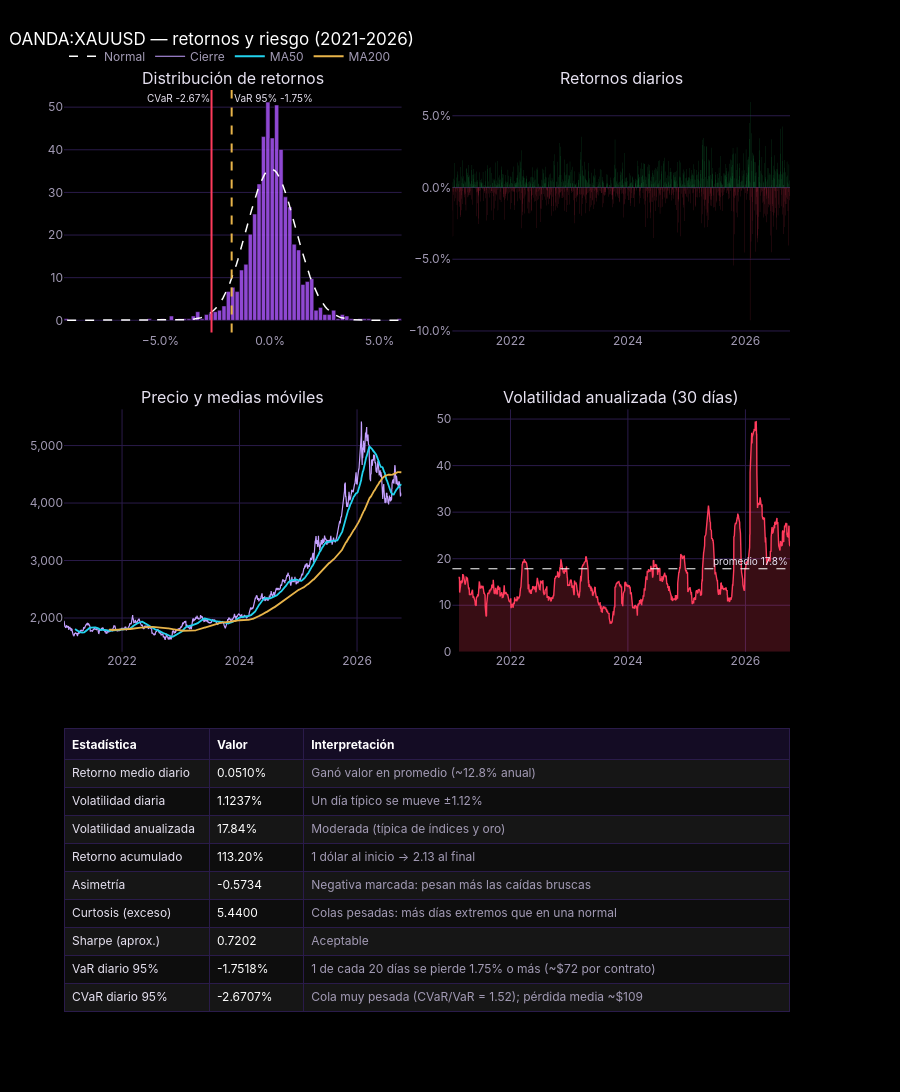
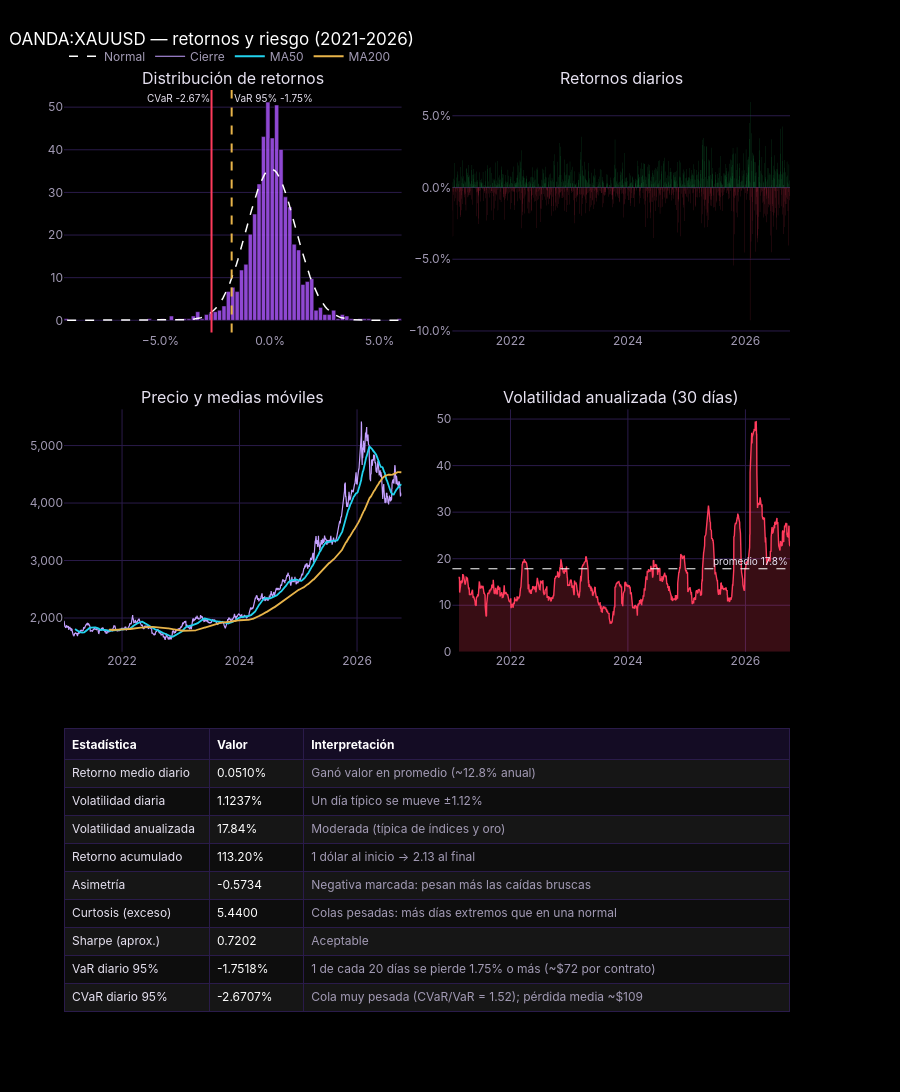

The cell these charts' notebook holds for them, in order:
### Markdown cell above
## 2. Retornos y riesgo

El VaR y el CVaR se pasan a dólares por contrato con el multiplicador del futuro (10 onzas en el micro oro).

### Code cell
s = estadisticas.calcular_stats(r)
multiplicador = datos.multiplicador(TICKER)
filas = estadisticas.tabla_resumen(s, df['Close'].iloc[-1], multiplicador)

s_sin = estadisticas.calcular_stats(r[~df['outlier_ret']])
print(f"Volatilidad anual con outliers: {s['vol_a']:.2%} | sin outliers: {s_sin['vol_a']:.2%}")

G.dashboard(df, r, s, filas, TICKER, guardar='01_dashboard')

### Figure 1 — Plotly figure (JSON) as saved in the notebook; plotly's stock layout.template omitted (floating-point values rounded to 4 significant figures; data arrays with more than 128 entries replaced by an {"elided": "..."} marker saying what was removed)
{"data": [{"histnorm": "probability density", "hovertemplate": "%{x:.2%}: %{y:.1f}<extra></extra>", "marker": {"color": "rgba(168,85,247,0.85)", "line": {"color": "#000000", "width": 0.5}}, "name": "Retornos", "nbinsx": 80, "showlegend": false, "type": "histogram", "x": {"elided": "1485 float values"}, "xaxis": "x", "yaxis": "y"}, {"hoverinfo": "skip", "line": {"color": "#FFFFFF", "dash": "dash", "width": 1.5}, "name": "Normal", "type": "scatter", "x": {"elided": "200 float values"}, "xaxis": "x", "y": {"elided": "200 float values"}, "yaxis": "y"}, {"hovertemplate": "%{x|%d %b %Y}: <b>%{y:.2%}</b><extra></extra>", "marker": {"color": {"elided": "1485 str values"}, "line": {"width": 0}}, "name": "Retorno", "showlegend": false, "type": "bar", "x": {"elided": "1485 str values"}, "xaxis": "x2", "y": {"elided": "1485 float values"}, "yaxis": "y2"}, {"hovertemplate": "%{y:,.2f}", "line": {"color": "#C4A0FF", "width": 1.2}, "name": "Cierre", "type": "scatter", "x": {"elided": "1485 str values"}, "xaxis": "x3", "y": {"elided": "1485 float values"}, "yaxis": "y3"}, {"hovertemplate": "%{y:,.2f}", "line": {"color": "#22D3EE", "width": 1.8}, "name": "MA50", "type": "scatter", "x": {"elided": "1485 str values"}, "xaxis": "x3", "y": {"elided": "1485 float values"}, "yaxis": "y3"}, {"hovertemplate": "%{y:,.2f}", "line": {"color": "#E8B44A", "width": 1.8}, "name": "MA200", "type": "scatter", "x": {"elided": "1485 str values"}, "xaxis": "x3", "y": {"elided": "1485 float values"}, "yaxis": "y3"}, {"fill": "tozeroy", "fillcolor": "rgba(255,59,92,0.22)", "hovertemplate": "%{y:.1f}%", "line": {"color": "#FF3B5C", "width": 1.4}, "name": "Vol. 30 días", "showlegend": false, "type": "scatter", "x": {"elided": "1485 str values"}, "xaxis": "x4", "y": {"elided": "1485 float values"}, "yaxis": "y4"}, {"cells": {"align": "left", "fill": {"color": [["#161616", "#0D0D0D", "#161616", "#0D0D0D", "#161616", "#0D0D0D", "#161616", "#0D0D0D", "#161616"], ["#161616", "#0D0D0D", "#161616", "#0D0D0D", "#161616", "#0D0D0D", "#161616", "#0D0D0D", "#161616"], ["#161616", "#0D0D0D", "#161616", "#0D0D0D", "#161616", "#0D0D0D", "#161616", "#0D0D0D", "#161616"]]}, "font": {"color": ["#E6E1F0", "#FFFFFF", "#A39BB5"], "size": 12}, "height": 28, "line": {"color": "#2A1B4A"}, "values": [["Retorno medio diario", "Volatilidad diaria", "Volatilidad anualizada", "Retorno acumulado", "Asimetría", "Curtosis (exceso)", "Sharpe (aprox.)", "VaR diario 95%", "CVaR diario 95%"], ["0.0510%", "1.1237%", "17.84%", "113.20%", "-0.5734", "5.4400", "0.7202", "-1.7518%", "-2.6707%"], ["Ganó valor en promedio (~12.8% anual)", "Un día típico se mueve ±1.12%", "Moderada (típica de índices y oro)", "1 dólar al inicio → 2.13 al final", "Negativa marcada: pesan más las caídas bruscas", "Colas pesadas: más días extremos que en una normal", "Aceptable", "1 de cada 20 días se pierde 1.75% o más (~$72 por contrato)", "Cola muy pesada (CVaR/VaR = 1.52); pérdida media ~$109"]]}, "columnwidth": [0.2, 0.13, 0.67], "domain": {"x": [0, 1.0], "y": [0, 0.336]}, "header": {"align": "left", "fill": {"color": "#140C24"}, "font": {"color": "#FFFFFF", "size": 12}, "height": 30, "line": {"color": "#2A1B4A"}, "values": ["<b>Estadística</b>", "<b>Valor</b>", "<b>Interpretación</b>"]}, "type": "table"}], "layout": {"annotations": [{"font": {"color": "#E6E1F0", "size": 16}, "showarrow": false, "text": "Distribución de retornos", "x": 0.2325, "xanchor": "center", "xref": "paper", "y": 1, "yanchor": "bottom", "yref": "paper"}, {"font": {"color": "#E6E1F0", "size": 16}, "showarrow": false, "text": "Retornos diarios", "x": 0.7675, "xanchor": "center", "xref": "paper", "y": 1, "yanchor": "bottom", "yref": "paper"}, {"font": {"color": "#E6E1F0", "size": 16}, "showarrow": false, "text": "Precio y medias móviles", "x": 0.2325, "xanchor": "center", "xref": "paper", "y": 0.668, "yanchor": "bottom", "yref": "paper"}, {"font": {"color": "#E6E1F0", "size": 16}, "showarrow": false, "text": "Volatilidad anualizada (30 días)", "x": 0.7675, "xanchor": "center", "xref": "paper", "y": 0.668, "yanchor": "bottom", "yref": "paper"}, {"font": {"color": "#E6E1F0", "size": 10}, "showarrow": false, "text": "VaR 95% -1.75%", "x": -0.01752, "xanchor": "left", "xref": "x", "y": 1, "yanchor": "top", "yref": "y domain"}, {"font": {"color": "#E6E1F0", "size": 10}, "showarrow": false, "text": "CVaR -2.67%", "x": -0.02671, "xanchor": "right", "xref": "x", "y": 1, "yanchor": "top", "yref": "y domain"}, {"font": {"color": "#E6E1F0", "size": 10}, "showarrow": false, "text": "promedio 17.8%", "x": 1, "xanchor": "right", "xref": "x4 domain", "y": 17.84, "yanchor": "bottom", "yref": "y4"}], "bargap": 0.05, "height": 1250, "hovermode": "closest", "legend": {"y": 1.02}, "shapes": [{"line": {"color": "#E8B44A", "dash": "dash", "width": 2}, "type": "line", "x0": -0.01752, "x1": -0.01752, "xref": "x", "y0": 0, "y1": 1, "yref": "y domain"}, {"line": {"color": "#FF3B5C", "width": 2}, "type": "line", "x0": -0.02671, "x1": -0.02671, "xref": "x", "y0": 0, "y1": 1, "yref": "y domain"}, {"line": {"color": "#FFFFFF", "dash": "dash", "width": 1}, "type": "line", "x0": 0, "x1": 1, "xref": "x4 domain", "y0": 17.84, "y1": 17.84, "yref": "y4"}], "title": {"text": "OANDA:XAUUSD — retornos y riesgo (2021-2026)"}, "xaxis": {"anchor": "y", "domain": [0, 0.465], "tickformat": ".1%"}, "xaxis2": {"anchor": "y2", "domain": [0.535, 1.0]}, "xaxis3": {"anchor": "y3", "domain": [0, 0.465]}, "xaxis4": {"anchor": "y4", "domain": [0.535, 1.0]}, "yaxis": {"anchor": "x", "domain": [0.748, 1]}, "yaxis2": {"anchor": "x2", "domain": [0.748, 1], "tickformat": ".1%"}, "yaxis3": {"anchor": "x3", "domain": [0.416, 0.668], "tickformat": ",.0f"}, "yaxis4": {"anchor": "x4", "domain": [0.416, 0.668]}}}

### Figure 2 — Plotly figure (JSON) as saved in the notebook; plotly's stock layout.template omitted (floating-point values rounded to 4 significant figures; data arrays with more than 128 entries replaced by an {"elided": "..."} marker saying what was removed)
{"data": [{"histnorm": "probability density", "hovertemplate": "%{x:.2%}: %{y:.1f}<extra></extra>", "marker": {"color": "rgba(168,85,247,0.85)", "line": {"color": "#000000", "width": 0.5}}, "name": "Retornos", "nbinsx": 80, "showlegend": false, "type": "histogram", "x": {"elided": "1485 float values"}, "xaxis": "x", "yaxis": "y"}, {"hoverinfo": "skip", "line": {"color": "#FFFFFF", "dash": "dash", "width": 1.5}, "name": "Normal", "type": "scatter", "x": {"elided": "200 float values"}, "xaxis": "x", "y": {"elided": "200 float values"}, "yaxis": "y"}, {"hovertemplate": "%{x|%d %b %Y}: <b>%{y:.2%}</b><extra></extra>", "marker": {"color": {"elided": "1485 str values"}, "line": {"width": 0}}, "name": "Retorno", "showlegend": false, "type": "bar", "x": {"elided": "1485 str values"}, "xaxis": "x2", "y": {"elided": "1485 float values"}, "yaxis": "y2"}, {"hovertemplate": "%{y:,.2f}", "line": {"color": "#C4A0FF", "width": 1.2}, "name": "Cierre", "type": "scatter", "x": {"elided": "1485 str values"}, "xaxis": "x3", "y": {"elided": "1485 float values"}, "yaxis": "y3"}, {"hovertemplate": "%{y:,.2f}", "line": {"color": "#22D3EE", "width": 1.8}, "name": "MA50", "type": "scatter", "x": {"elided": "1485 str values"}, "xaxis": "x3", "y": {"elided": "1485 float values"}, "yaxis": "y3"}, {"hovertemplate": "%{y:,.2f}", "line": {"color": "#E8B44A", "width": 1.8}, "name": "MA200", "type": "scatter", "x": {"elided": "1485 str values"}, "xaxis": "x3", "y": {"elided": "1485 float values"}, "yaxis": "y3"}, {"fill": "tozeroy", "fillcolor": "rgba(255,59,92,0.22)", "hovertemplate": "%{y:.1f}%", "line": {"color": "#FF3B5C", "width": 1.4}, "name": "Vol. 30 días", "showlegend": false, "type": "scatter", "x": {"elided": "1485 str values"}, "xaxis": "x4", "y": {"elided": "1485 float values"}, "yaxis": "y4"}, {"cells": {"align": "left", "fill": {"color": [["#161616", "#0D0D0D", "#161616", "#0D0D0D", "#161616", "#0D0D0D", "#161616", "#0D0D0D", "#161616"], ["#161616", "#0D0D0D", "#161616", "#0D0D0D", "#161616", "#0D0D0D", "#161616", "#0D0D0D", "#161616"], ["#161616", "#0D0D0D", "#161616", "#0D0D0D", "#161616", "#0D0D0D", "#161616", "#0D0D0D", "#161616"]]}, "font": {"color": ["#E6E1F0", "#FFFFFF", "#A39BB5"], "size": 12}, "height": 28, "line": {"color": "#2A1B4A"}, "values": [["Retorno medio diario", "Volatilidad diaria", "Volatilidad anualizada", "Retorno acumulado", "Asimetría", "Curtosis (exceso)", "Sharpe (aprox.)", "VaR diario 95%", "CVaR diario 95%"], ["0.0510%", "1.1237%", "17.84%", "113.20%", "-0.5734", "5.4400", "0.7202", "-1.7518%", "-2.6707%"], ["Ganó valor en promedio (~12.8% anual)", "Un día típico se mueve ±1.12%", "Moderada (típica de índices y oro)", "1 dólar al inicio → 2.13 al final", "Negativa marcada: pesan más las caídas bruscas", "Colas pesadas: más días extremos que en una normal", "Aceptable", "1 de cada 20 días se pierde 1.75% o más (~$72 por contrato)", "Cola muy pesada (CVaR/VaR = 1.52); pérdida media ~$109"]]}, "columnwidth": [0.2, 0.13, 0.67], "domain": {"x": [0, 1.0], "y": [0, 0.336]}, "header": {"align": "left", "fill": {"color": "#140C24"}, "font": {"color": "#FFFFFF", "size": 12}, "height": 30, "line": {"color": "#2A1B4A"}, "values": ["<b>Estadística</b>", "<b>Valor</b>", "<b>Interpretación</b>"]}, "type": "table"}], "layout": {"annotations": [{"font": {"color": "#E6E1F0", "size": 16}, "showarrow": false, "text": "Distribución de retornos", "x": 0.2325, "xanchor": "center", "xref": "paper", "y": 1, "yanchor": "bottom", "yref": "paper"}, {"font": {"color": "#E6E1F0", "size": 16}, "showarrow": false, "text": "Retornos diarios", "x": 0.7675, "xanchor": "center", "xref": "paper", "y": 1, "yanchor": "bottom", "yref": "paper"}, {"font": {"color": "#E6E1F0", "size": 16}, "showarrow": false, "text": "Precio y medias móviles", "x": 0.2325, "xanchor": "center", "xref": "paper", "y": 0.668, "yanchor": "bottom", "yref": "paper"}, {"font": {"color": "#E6E1F0", "size": 16}, "showarrow": false, "text": "Volatilidad anualizada (30 días)", "x": 0.7675, "xanchor": "center", "xref": "paper", "y": 0.668, "yanchor": "bottom", "yref": "paper"}, {"font": {"color": "#E6E1F0", "size": 10}, "showarrow": false, "text": "VaR 95% -1.75%", "x": -0.01752, "xanchor": "left", "xref": "x", "y": 1, "yanchor": "top", "yref": "y domain"}, {"font": {"color": "#E6E1F0", "size": 10}, "showarrow": false, "text": "CVaR -2.67%", "x": -0.02671, "xanchor": "right", "xref": "x", "y": 1, "yanchor": "top", "yref": "y domain"}, {"font": {"color": "#E6E1F0", "size": 10}, "showarrow": false, "text": "promedio 17.8%", "x": 1, "xanchor": "right", "xref": "x4 domain", "y": 17.84, "yanchor": "bottom", "yref": "y4"}], "bargap": 0.05, "height": 1250, "hovermode": "closest", "legend": {"y": 1.02}, "shapes": [{"line": {"color": "#E8B44A", "dash": "dash", "width": 2}, "type": "line", "x0": -0.01752, "x1": -0.01752, "xref": "x", "y0": 0, "y1": 1, "yref": "y domain"}, {"line": {"color": "#FF3B5C", "width": 2}, "type": "line", "x0": -0.02671, "x1": -0.02671, "xref": "x", "y0": 0, "y1": 1, "yref": "y domain"}, {"line": {"color": "#FFFFFF", "dash": "dash", "width": 1}, "type": "line", "x0": 0, "x1": 1, "xref": "x4 domain", "y0": 17.84, "y1": 17.84, "yref": "y4"}], "title": {"text": "OANDA:XAUUSD — retornos y riesgo (2021-2026)"}, "xaxis": {"anchor": "y", "domain": [0, 0.465], "tickformat": ".1%"}, "xaxis2": {"anchor": "y2", "domain": [0.535, 1.0]}, "xaxis3": {"anchor": "y3", "domain": [0, 0.465]}, "xaxis4": {"anchor": "y4", "domain": [0.535, 1.0]}, "yaxis": {"anchor": "x", "domain": [0.748, 1]}, "yaxis2": {"anchor": "x2", "domain": [0.748, 1], "tickformat": ".1%"}, "yaxis3": {"anchor": "x3", "domain": [0.416, 0.668], "tickformat": ",.0f"}, "yaxis4": {"anchor": "x4", "domain": [0.416, 0.668]}}}
